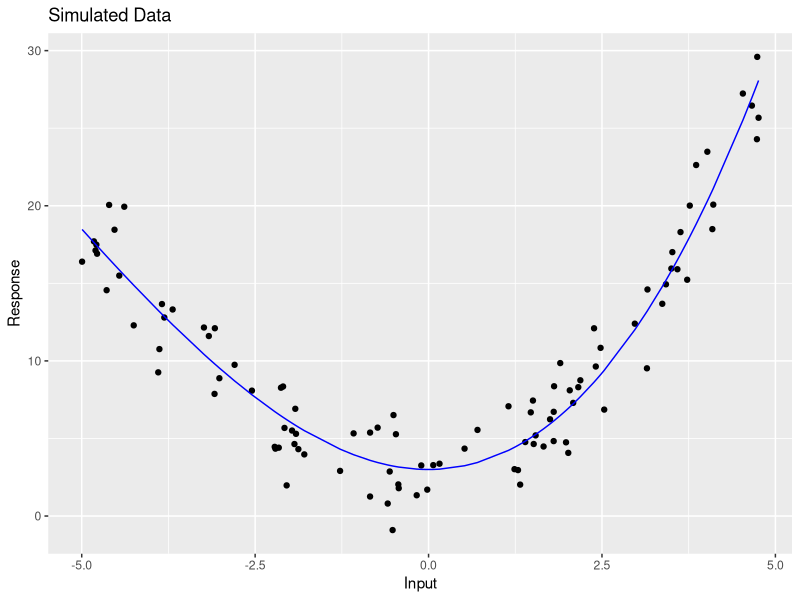
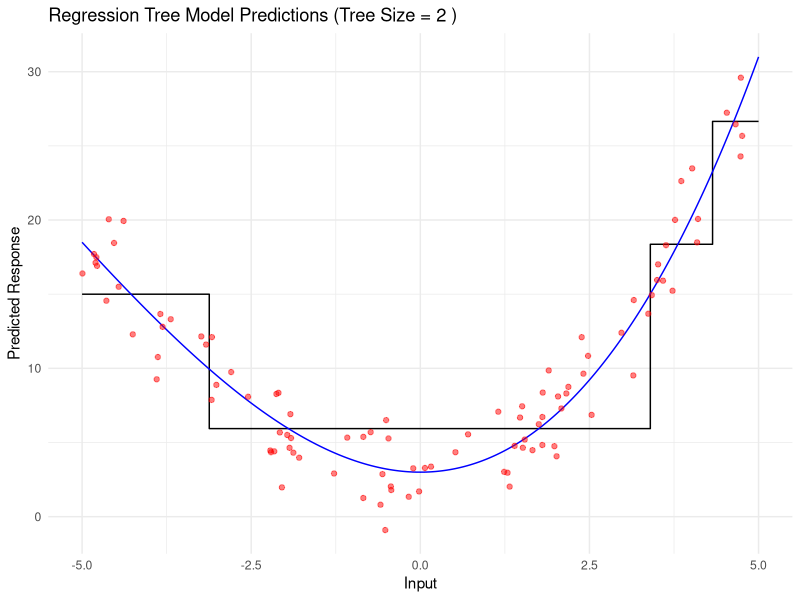

The R script that drew these images, in order:
## ---- chunk 1
library(ggplot2)
library(rpart)

set.seed(2024)

x <- runif(n = 100, min = -5, max = 5)

errors <- matrix(rnorm(100 * 500, mean = 0, sd = 2), nrow = 100, ncol = 500)
a <- 3
b <- 0.87
c <- 0.05  
fx <- a + (b * x^2) + (c * x^3)  # true function

# Generate observed responses
responses <- fx + errors

# Create a data frame
training_data <- data.frame(inp = x, true_form = fx, responses)

set.seed(2025)
xtest <- runif(n = 100, min = -5, max = 5)
error_test <- rnorm(n = 100, mean = 0, sd = 2)
fxtest <- a + (b * xtest^2) + (c * xtest^3)
response_test <- fxtest + error_test

# Create test data frame
test_data <- data.frame(inp = xtest, true_form = fxtest, response = response_test)

colnames(training_data)[3:(3 + 499)] <- paste0("response", 1:500)

# Plot one of the data sets for visualization
ggplot(data = training_data) + 
  geom_point(aes(x = inp, y = response1)) +
  geom_line(aes(x = inp, y = true_form), color = "blue") +
  labs(title = "Simulated Data", x = "Input", y = "Response")

# Fit model and calculate bias-variance 
bias_var_df <- data.frame(tree_size = integer(), bias_sq = numeric(), variance = numeric(), training_mse = numeric(), test_mse = numeric())

tree_sizes <- 2:6  

for (size in tree_sizes) {
  preds <- matrix(nrow = 100, ncol = 500)
  training_mse_list <- numeric(500)
  
  for (i in 1:500) {
    response_column <- paste0("response", i)
    
    model_tree <- rpart(as.formula(paste(response_column, "~ inp")), data = training_data, 
                        control = rpart.control(maxdepth = size, cp = 0, xval = 0, minbucket = 5))
    
    
# Predict on test data
    preds[, i] <- predict(model_tree, newdata = test_data)
    
  # Predict on training data and calculate training MSE
    training_preds <- predict(model_tree, newdata = training_data)
    training_mse_list[i] <- mean((training_data[[response_column]] - training_preds)^2)
  }
  
  # Calculate bias squared
  E_y_hat <- rowMeans(preds)
  bias_squared <- (E_y_hat - test_data$true_form)^2
  mean_bias_squared <- mean(bias_squared)
  
  # Calculate variance
  V_y_hat <- apply(preds, 1, var)
  mean_variance <- mean(V_y_hat)
  
  # Calculate test MSE
  test_mse <- mean_bias_squared + mean_variance + 2^2
  
  # Calculate mean training MSE
  mean_training_mse <- mean(training_mse_list)
  
  # data frame
  bias_var_df <- rbind(bias_var_df, data.frame(tree_size = size, bias_sq = mean_bias_squared, variance = mean_variance, training_mse = mean_training_mse, test_mse = test_mse))
}

print(bias_var_df)

# Plot predictions for tree size 2
tree_size <- 2

# Generate a sequence of input values with a step of 0.01
x_seq <- seq(-5, 5, by = 0.01)

# Create a data frame for the sequence of input values
x_seq_df <- data.frame(inp = x_seq)

# Calculate true function values for the sequence
fx_seq <- a + (b * x_seq^2) + (c * x_seq^3)

# Predict responses
model_tree <- rpart(response1 ~ inp, data = training_data, control = rpart.control(maxdepth = tree_size, cp = 0, xval = 0, minbucket = 5))
pred_values <- predict(model_tree, newdata = x_seq_df)

plot_data <- data.frame(inp = x_seq, predicted = pred_values, true_form = fx_seq)

# Plot the predictions
ggplot() + 
  geom_step(data = plot_data, aes(x = inp, y = predicted), direction = "hv") +
  geom_line(data = plot_data, aes(x = inp, y = true_form), color = "blue") + # Plot true function
  labs(title = paste("Regression Tree Model Predictions (Tree Size =", tree_size, ")"), x = "Input", y = "Predicted Response") +
  geom_point(data = training_data, aes(x = inp, y = response1), color = "red", alpha = 0.5) +
  theme_minimal()

